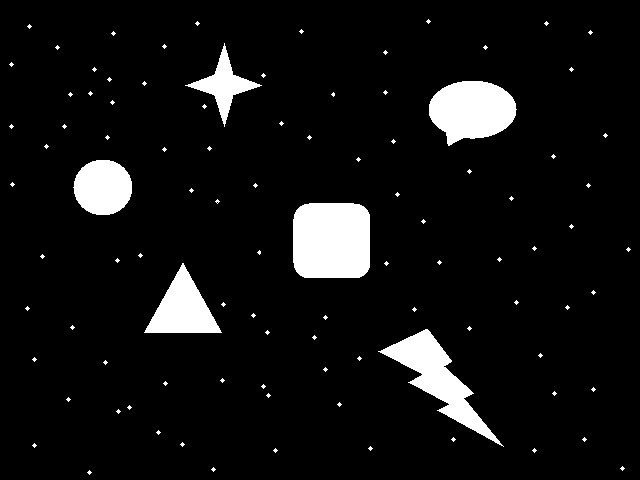
#> input picture figuras_2.bmp, 640 x 480 px
$ python 06_opening.py
#> lines starting #> are read from the running program, lines starting #| are printed output that depends on the picture; after the words box and inside, x2 and y2 are one past the last pixel; in counts of white or black regions, pixels touching at a corner belong together
import cv2
import numpy as np

im = cv2.imread('figuras_2.bmp', 0)
#> im: shape (480, 640); 7.1% white; 98 white regions (92 under 20 px), largest, box (x1, y1, x2, y2) and area: (293, 203, 370, 278) 5545, (429, 81, 517, 146) 4099, (378, 329, 504, 447) 3927, (144, 263, 222, 333) 2762, (73, 160, 132, 215) 2567, (185, 43, 262, 127) 1617
kernel = np.ones((5,5),np.uint8)
opening = cv2.morphologyEx(im, cv2.MORPH_OPEN, kernel)
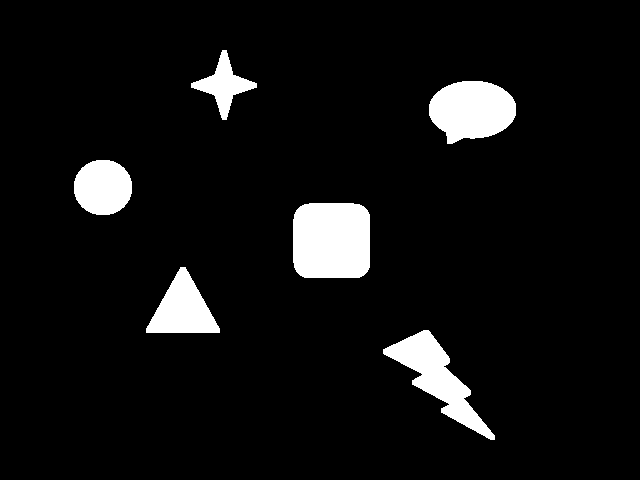
#> opening: shape (480, 640); 6.6% white; 6 white regions, box (x1, y1, x2, y2) and area: (293, 203, 370, 278) 5545, (429, 81, 516, 144) 4092, (383, 330, 495, 440) 3849, (146, 267, 220, 333) 2742, (74, 160, 132, 215) 2566, (191, 50, 257, 120) 1562

cv2.imshow('Imagen Original', im)
cv2.imshow('Imagen', opening)
cv2.imwrite('06_opening.jpg', opening)
cv2.waitKey()
